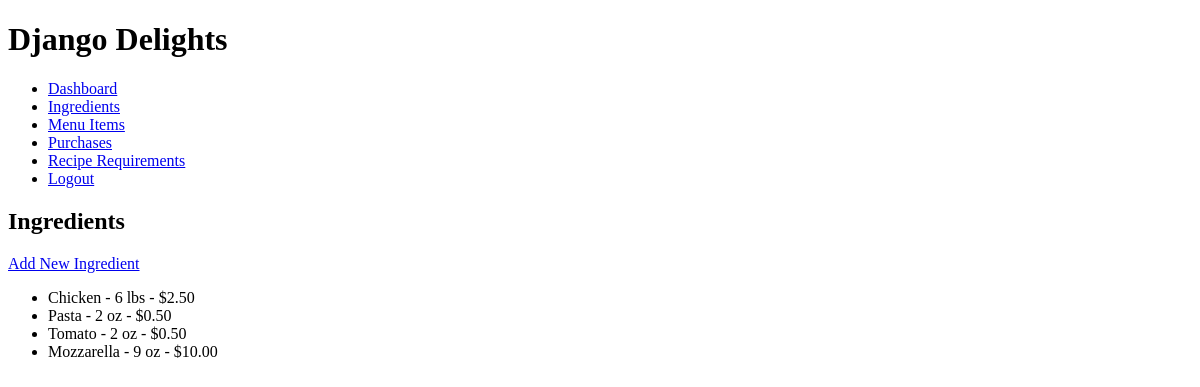
The page /ingredients/ on the database as committed earlier.
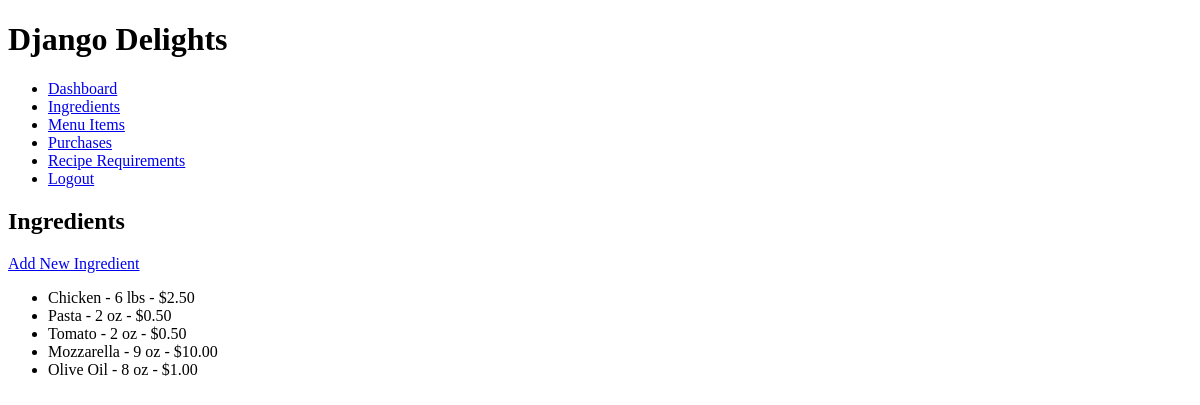
The same page on the database as committed later.
### inventory/models.py (models this page shows, shortened)
class Ingredient(models.Model):
    name = models.CharField(max_length=100)
    quantity = models.IntegerField()
    unit = models.CharField(max_length=50)
    unit_price = models.DecimalField(max_digits=6, decimal_places=2)

### inventory/views.py (the view)
# urls.py: path('ingredients/', views.IngredientListView.as_view(), name='ingredient_list'),
class IngredientListView(ListView):
    model = Ingredient
    template_name = 'inventory/ingredient_list.html'
    context_object_name = 'ingredients'

### inventory/templates/inventory/ingredient_list.html
{% extends 'base.html' %}
{% block content %}
    <h2>Ingredients</h2>
    <a href="{% url 'ingredient_add' %}">Add New Ingredient</a>
<ul>
    {% for ingredient in ingredients %}
        <li>{{ ingredient.name }} - {{ ingredient.quantity }} {{ ingredient.unit }} - ${{ ingredient.unit_price }}</li>
    {% endfor %}
</ul>
{% endblock %}

Rows that differ between the two databases and show on the page:
added Ingredient: name "Olive Oil", quantity "8", unit "oz", unit_price "1.00"
